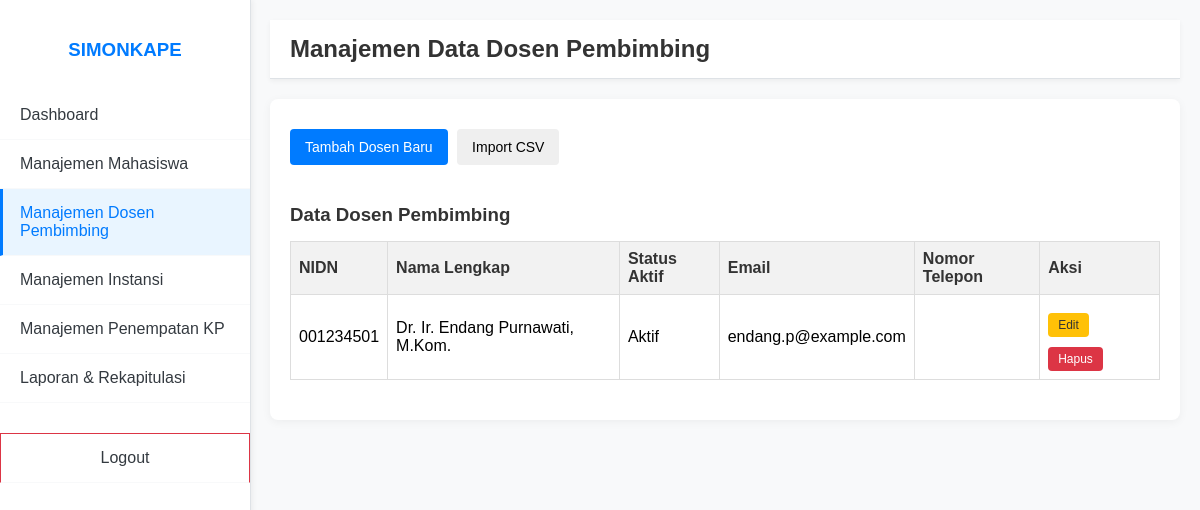
The app's page /public/admin/dosen (signed in) with its own data.
### tables this page shows
CREATE TABLE dosen (
    id INT AUTO_INCREMENT PRIMARY KEY,
    nidn VARCHAR(20) UNIQUE NOT NULL,
    nama_lengkap VARCHAR(255) NOT NULL,
    status_aktif ENUM('Aktif', 'Tidak Aktif') DEFAULT 'Aktif',
    email VARCHAR(255) UNIQUE NOT NULL,
    nomor_telepon VARCHAR(20) NULL,
    created_at TIMESTAMP DEFAULT CURRENT_TIMESTAMP
);

### app/core/Controller.php (called while the page is built, shortened)
<?php
class Controller {
    public function model($model) {
        return new $model();
    }
    public function view($view, $data = []) {
        require_once APP_ROOT . '/app/views/' . $view . '.php';
    }
}

### app/controllers/AdminController.php (called while the page is built, shortened)
<?php
class AdminController extends Controller {
    private $dosenModel;
    public function __construct() {
        $this->dosenModel = $this->model('Dosen');
    }
    public function dosen() {
        $data['active_menu'] = 'dosen';
        $data['dosen'] = $this->dosenModel->getAllDosen();
        $this->view('admin/dosen/index', $data);
    }
}

### app/core/App.php (called while the page is built, shortened)
<?php
class App {
    protected $controller = 'Auth';
    protected $method = 'index';
    public function __construct() {
        $url = $this->parseUrl();
        if (isset($url[0])) {
            $controllerFile = ucfirst($url[0]) . 'Controller.php';
            if (file_exists(APP_ROOT . '/app/controllers/' . $controllerFile)) {
                $this->controller = ucfirst($url[0]);
                unset($url[0]);
            } else {
                header('Location: ' . BASE_URL . '/auth');
                exit();
            }
        }
        require_once APP_ROOT . '/app/controllers/' . $this->controller . 'Controller.php';
        $this->controller = new $controllerName();
        if (isset($url[1])) {
            if (method_exists($this->controller, $url[1])) {
                $this->method = $url[1];
                unset($url[1]);
            }
        }
        $this->params = $url ? array_values($url) : [];
        call_user_func_array([$this->controller, $this->method], $this->params);
    }
    public function parseUrl() {
        if (isset($_GET['url'])) {
            $url = rtrim($_GET['url'], '/');
            $url = filter_var($url, FILTER_SANITIZE_URL);
            $url = explode('/', $url);
            return $url;
        }
        return ['auth'];
    }
}

### public/index.php (called while the page is built, shortened)
<?php
require_once APP_ROOT . '/app/config/app.php';
require_once APP_ROOT . '/app/config/database.php';
require_once APP_ROOT . '/app/core/Database.php';
require_once APP_ROOT . '/app/core/Controller.php';
require_once APP_ROOT . '/app/core/App.php';
$app = new App();

### app/core/Database.php (called while the page is built, shortened)
<?php
class Database {
    private $host = DB_HOST;
    private $user = DB_USER;
    private $pass = DB_PASS;
    private $dbname = DB_NAME;
    private $dbh;
    private $stmt;
    public function __construct() {
        $dsn = 'mysql:host=' . $this->host . ';dbname=' . $this->dbname;
        $options = [
            PDO::ATTR_PERSISTENT => true,
            PDO::ATTR_ERRMODE => PDO::ERRMODE_EXCEPTION
        ];
        try {
            $this->dbh = new PDO($dsn, $this->user, $this->pass, $options);
        } catch (PDOException $e) {
            die("Koneksi database gagal: " . $e->getMessage());
        }
    }
    public function query($sql) {
        $this->stmt = $this->dbh->prepare($sql);
    }
    public function execute() {
        return $this->stmt->execute();
    }
    public function resultSet() {
        $this->execute();
        return $this->stmt->fetchAll(PDO::FETCH_ASSOC);
    }
}

### app/models/Dosen.php (called while the page is built, shortened)
<?php
class Dosen {
    private $db;
    public function __construct() {
        $this->db = new Database;
    }
    public function getAllDosen() {
        $this->db->query('SELECT * FROM dosen ORDER BY nama_lengkap ASC');
        return $this->db->resultSet();
    }
}

### app/views/admin/dosen/index.php (the view, shortened to what this page needs)
<?php include APP_ROOT . '/app/views/admin/includes/header.php'; ?>
<?php include APP_ROOT . '/app/views/admin/includes/sidebar.php'; ?>
<div class="main-content">
    <div class="header">
        <h2>Manajemen Data Dosen Pembimbing</h2>
    </div>
    <div class="container">
        <button class="btn btn-primary" onclick="showForm('addForm')">Tambah Dosen Baru</button>
        <button class="btn btn-info" onclick="showForm('importForm')">Import CSV</button>
        <div class="table-container">
            <h3>Data Dosen Pembimbing</h3>
            <table>
                <thead>
                    <tr>
                        <th>NIDN</th>
                        <th>Nama Lengkap</th>
                        <th>Status Aktif</th>
                        <th>Email</th>
                        <th>Nomor Telepon</th>
                        <th>Aksi</th>
                    </tr>
                </thead>
                <tbody>
                    <?php if (!empty($data['dosen'])) : ?>
                        <?php foreach ($data['dosen'] as $dsn) : ?>
                            <tr>
                                <td><?php echo htmlspecialchars($dsn['nidn']); ?></td>
                                <td><?php echo htmlspecialchars($dsn['nama_lengkap']); ?></td>
                                <td><?php echo htmlspecialchars($dsn['status_aktif']); ?></td>
                                <td><?php echo htmlspecialchars($dsn['email']); ?></td>
                                <td><?php echo htmlspecialchars($dsn['nomor_telepon'] ?? ''); ?></td>
                                <td>
                                    <a href="<?php echo BASE_URL; ?>/admin/editDosen/<?php echo $dsn['id']; ?>" class="btn btn-warning btn-sm">Edit</a>
                                    <form action="<?php echo BASE_URL; ?>/admin/hapusDosen/<?php echo $dsn['id']; ?>" method="POST" style="display:inline-block;" onsubmit="return confirm('Apakah Anda yakin ingin menghapus data dosen ini? Tindakan ini juga akan menghapus akun user terkait.');">
                                        <button type="submit" class="btn btn-danger btn-sm">Hapus</button>
                                    </form>
                                </td>
                            </tr>
                        <?php endforeach; ?>
                    <?php else : ?>
                        <tr><td colspan="6">Tidak ada data dosen.</td></tr>
                    <?php endif; ?>
                </tbody>
            </table>
        </div>
    </div>
</div>
<?php include APP_ROOT . '/app/views/admin/includes/footer.php'; ?>

### public/css/style.css (style rules this page uses)
body { font-family: Arial, sans-serif; margin: 0; display: flex; min-height: 100vh; }
.main-content { flex-grow: 1; padding: 20px; background-color: #ecf0f1; display: flex; flex-direction: column; }
.header { background-color: #fff; padding: 15px; border-bottom: 1px solid #ddd; display: flex; justify-content: space-between; align-items: center; box-shadow: 0 2px 5px rgba(0,0,0,0.05); margin-bottom: 20px; }
.header h2 { margin: 0; color: #333; }
.container { background-color: #fff; padding: 20px; border-radius: 8px; box-shadow: 0 2px 10px rgba(0,0,0,0.1); margin-bottom: 20px; }
.btn { padding: 10px 15px; border: none; border-radius: 4px; cursor: pointer; font-size: 14px; text-decoration: none; display: inline-block; margin-right: 5px; margin-top: 10px; }
.btn-primary { background-color: #007bff; color: white; }
.btn-warning { background-color: #ffc107; color: #333; }
.btn-danger { background-color: #dc3545; color: white; }
.btn-sm { padding: 5px 10px; font-size: 12px; }
.table-container { margin-top: 20px; }
.table-container h3 { margin-bottom: 15px; color: #333; }
table { width: 100%; border-collapse: collapse; margin-bottom: 20px; }
table th, table td { border: 1px solid #ddd; padding: 8px; text-align: left; }
table th { background-color: #f2f2f2; color: #333; }

### app/views/admin/includes/header.php (style rules this page uses)
body { font-family: Arial, sans-serif; margin: 0; display: flex; min-height: 100vh; background-color: #f8f9fa; }
.main-content { flex-grow: 1; padding: 20px; background-color: #f8f9fa; display: flex; flex-direction: column; margin-left: 250px; transition: margin-left 0.3s ease-in-out; }
.header { background-color: #fff; padding: 15px 20px; border-bottom: 1px solid #dee2e6; display: flex; justify-content: space-between; align-items: center; box-shadow: 0 2px 5px rgba(0,0,0,0.05); margin-bottom: 20px; }
.header h2 { margin: 0; color: #333; }
.container { background-color: #fff; padding: 20px; border-radius: 8px; box-shadow: 0 2px 10px rgba(0,0,0,0.05); margin-bottom: 20px; }
.table-container { overflow-x: auto; }

### records on screen
dosen: nidn "001234501", nama_lengkap "Dr. Ir. Endang Purnawati, M.Kom.", status_aktif "Aktif", email "endang.p@example.com"
